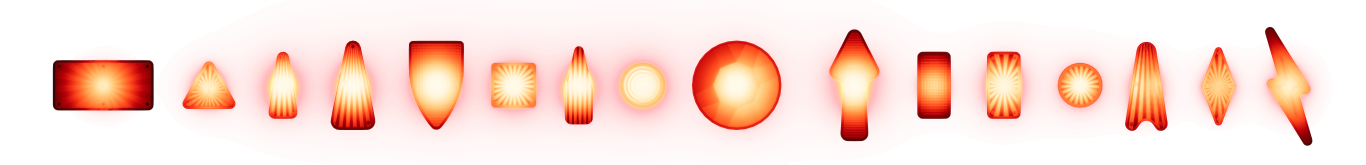
#> input picture VisualPinball.Unity/Documentation~/creators-guide/editor/inserts/inserts-showcase-lit.png, 8192 x 988 px, given in place of lit-black.png, which was not available (shown at 1/6 size)
$ python matte_showcase.py
#> lines starting #> are read from the running program, lines starting #| are printed output that depends on the picture; after the words box and inside, x2 and y2 are one past the last pixel; in counts of white or black regions, pixels touching at a corner belong together; pictures that were not available may be replaced by others from this repository, and a replacement may not be noted
### VisualPinball.Unity/Documentation~/creators-guide/editor/inserts/automation/paths.py
"""Where things are, from this folder: the workspace holds VisualPinball.Engine, VisualPinball.Unity.Hdrp and vpe-terminator2 side by side."""
import os, tempfile
from pathlib import Path

HERE = Path(__file__).resolve().parent
WORKSPACE = Path(os.environ.get('VPE_WORKSPACE', HERE.parents[6]))
DOCS = HERE.parent
T2 = WORKSPACE / 'vpe-terminator2'
LOOKDEV = WORKSPACE / 'VisualPinball.Unity.Hdrp' / 'LookDev~'
# Scratch output of the scripts (previews, stitched intermediates): left out of the docs.
WORK = Path(os.environ.get('VPE_AUTOMATION_WORK', Path(tempfile.gettempdir()) / 'vpe-automation'))
WORK.mkdir(parents=True, exist_ok=True)


def output(project, tool):
	"""A project's automation output folder: <project>/Library/Automation/<tool>."""
	folder = project / 'Library' / 'Automation' / tool
	folder.mkdir(parents=True, exist_ok=True)
	return folder

### VisualPinball.Unity/Documentation~/creators-guide/editor/inserts/automation/matte_showcase.py
"""Mattes the showcase renders (Pinball/Automation/Showcase/Shoot Lit and Shoot Gizmo in LookDev~) into inserts-showcase-lit.png and inserts-showcase-unlit.png.

Each is rendered on black and on white; alpha comes from the difference. Previews over grey and white go to WORK.
"""
import numpy as np
from PIL import Image
from paths import DOCS, LOOKDEV, WORK, output
S=str(output(LOOKDEV, 'showcase'))+'/'
D=str(DOCS)+'/'
def load(n): return np.asarray(Image.open(S+n+'.png').convert('RGB')).astype(np.float32)
#> called with n = 'lit-black'
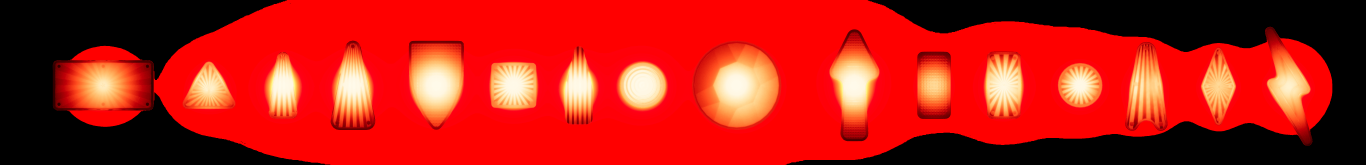
#> returned value: shape (988, 8192, 3) float32 (shown at 1/6 size); mean of channels 0, 1, 2 183.1, 27.5, 18.9; drawn as R, G, B
def save(rgba, dst, thresh, margin):
    rows=np.where((rgba[...,3]>thresh).any(axis=1))[0]
    y0=max(rows[0]-margin,0); y1=min(rows[-1]+margin+1,rgba.shape[0])
    out=Image.fromarray(rgba[y0:y1],'RGBA'); out.save(D+dst+'.png', optimize=True)
    print(dst,out.size,'rows',y0,y1)
    for name,col in [('grey',(128,128,128,255)),('white',(255,255,255,255))]:
        bg=Image.new('RGBA',out.size,col); bg.alpha_composite(out)
        bg.convert('RGB').resize((1600,round(out.height*1600/out.width))).save(WORK/('showcase-'+dst+'-'+name+'.png'))
# lit: the white background comes out tonemapped, and the bloom adds a red veil over everything
b,w=load('lit-black'),load('lit-white')
#> call 2 of load, with n = 'lit-white'
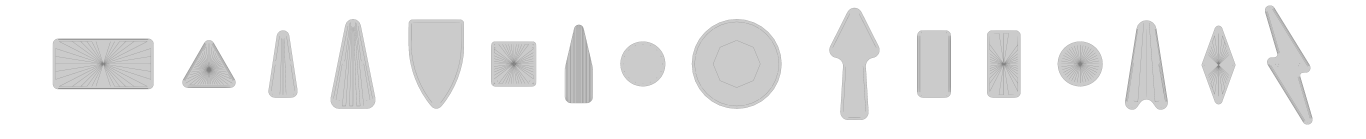
#> input picture VisualPinball.Unity/Documentation~/creators-guide/editor/inserts/inserts-showcase-unlit.png, 8192 x 831 px, given in place of lit-white.png, which was not available (shown at 1/6 size)
#> in load (call 2), `def load(n): return np.asarray(Image.open(S+n+'.png').convert('RGB'))...`:
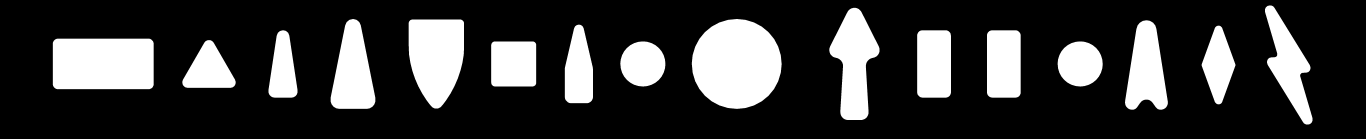
#> returned value: shape (831, 8192, 3) float32 (shown at 1/6 size); values 0 (black) and 128 (white), 22.4% white; 16 white regions, largest, box (x1, y1, x2, y2) and area: (4151, 114, 4690, 653) 227095, (317, 232, 922, 535) 182492, (2452, 117, 2784, 651) 141451
wref=w[5,5]; floor=float(b[:40].max(axis=2).min())
#> after `wref = w[5, 5]`: wref = [0, 0, 0]
#> after `floor = float(b[:40].max(axis=2).min())`: floor = 0
#> (the run stopped early here; a loop or call above may not have finished)
